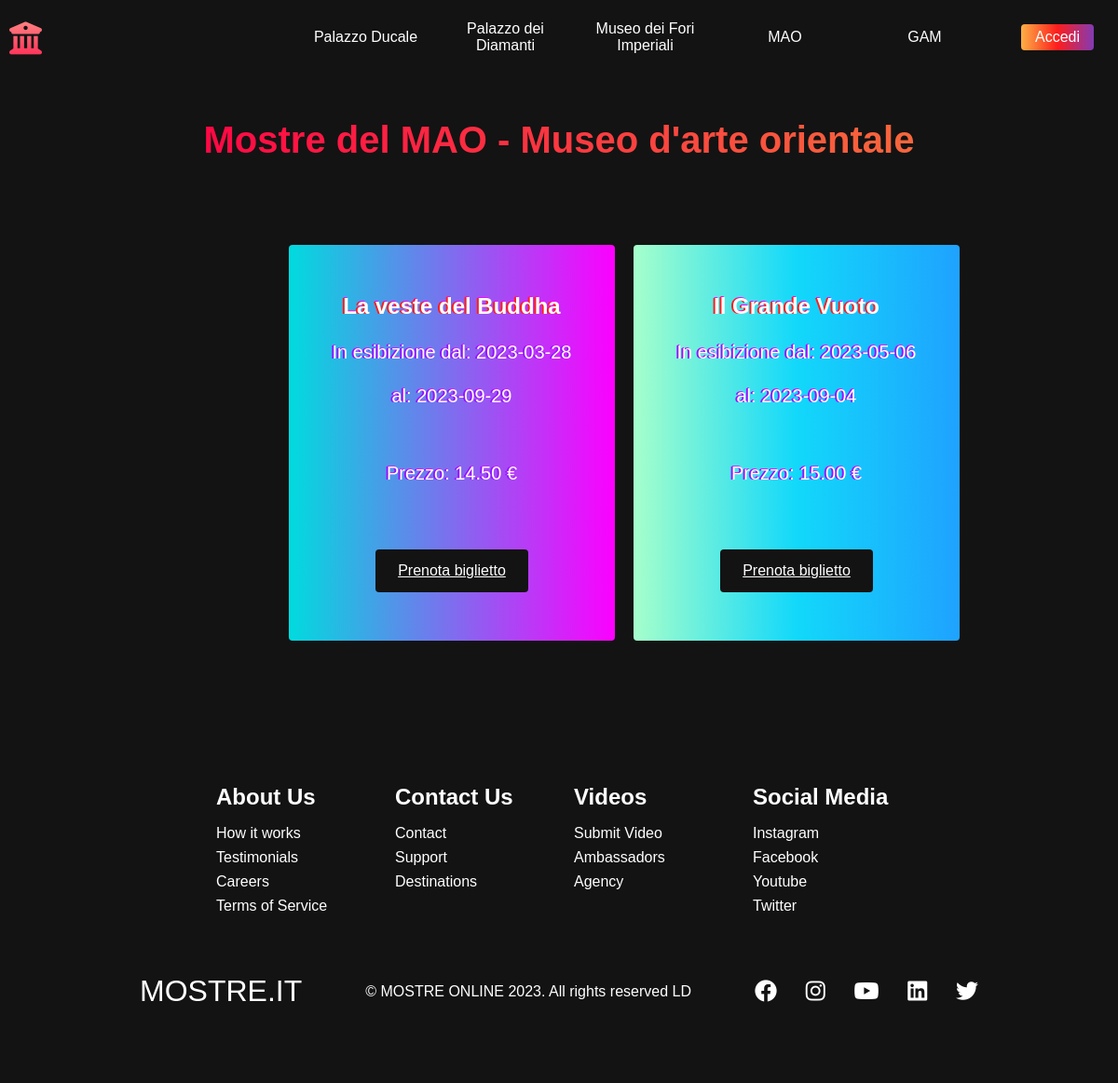
Screenshot of /views/mostre/mostre.php?id_sede=S003 with the database file from the repository.
### tables this page shows
CREATE TABLE
    `sedi` (
        `COD_SEDE` varchar(4) NOT NULL,
        `NOME` varchar(70) DEFAULT NULL,
        `INDIRIZZO` varchar(30) DEFAULT NULL,
        `CITTA` varchar(25) DEFAULT NULL,
        `PROVINCIA` varchar(2) DEFAULT NULL,
        `TELEFONO` varchar(14) DEFAULT NULL,
        `CAPIENZA` int(5) DEFAULT NULL
    );

CREATE TABLE
    `mostre` (
        `COD_MOSTRA` varchar(4) NOT NULL,
        `TITOLO` varchar(70) DEFAULT NULL,
        `DATA_INIZIO` date DEFAULT NULL,
        `DATA_FINE` date DEFAULT NULL,
        `PREZZO` decimal(4, 2) DEFAULT NULL,
        `COD_SEDE` varchar(4) NOT NULL
    );

### views/mostre/mostre.php (the view, shortened to what this page needs)
<?php
require "../../config.php";
$id_sede = $_GET['id_sede'];
?>
<?php require "../header.php"; ?>
<form action="" method="post">
    <?php $data = $pdo->query("SELECT m.*, s.NOME
                                    FROM mostre as m
                                    INNER JOIN sedi as s
                                    ON m.COD_SEDE = s.COD_SEDE
                                    WHERE s.COD_SEDE = '$id_sede'")->fetchAll(); ?>
    <div class="services" id="services">
        <?php $result = $pdo->query("SELECT * FROM sedi WHERE COD_SEDE = '$id_sede'")->fetchAll(); ?>
        <?php foreach ($result as $row) : ?>
            <h1>Mostre del <?php echo $row['NOME']; ?></h1>
        <?php endforeach; ?>
        <div class="services__wrapper">
            <?php foreach ($data as $row) : ?>
                <div class="services__card">
                    <h2><?php echo $row['TITOLO']; ?></h2>
                    <p>In esibizione dal: <?php echo $row['DATA_INIZIO'] ?></p>
                    <p>al: <?php echo $row['DATA_FINE'] ?></p>
                    <br>
                    <br>
                    <p>Prezzo: <?php echo $row['PREZZO'] ?> €</p>
                    <div class="services__btn"><a href="../prenotazioni/prenotazioni.php?id_mostra=<?php echo $row['COD_MOSTRA'] ?>">Prenota biglietto</a></div>
                </div>
            <?php endforeach; ?>
        </div>
    </div>
</form>
<?php include('../footer.php'); ?>

### assets/css/homepage.css (style rules this page uses)
* { box-sizing: border-box; margin: 0; padding: 0; font-family: "Kumbh Sans", sans-serif; scroll-behavior: smooth; }
.services { background: #131313; display: flex; flex-direction: column; justify-content: center; align-items: center; height: 100%; padding: 3rem 0; }
.services h1 { background-color: #ff8177; background-image: linear-gradient(to right, #ff0844 0%, #f7673c 100%); background-size: 100%; -webkit-background-clip: text; -moz-background-clip: text; -webkit-text-fill-color: transparent; -moz-text-fill-color: transparent; margin-bottom: 5rem; font-size: 2.5rem; }
.services__wrapper { display: grid; grid-template-rows: auto 1fr auto; grid-template-columns: 1fr 1fr; width: 50%; justify-items: center; }
.services__card { display: flex; flex-direction: column; justify-content: center; width: 350px; height: 425px; margin: 10px; border-radius: 4px; color: #fff; background-image: linear-gradient(to right, #00dbde 0%, #fc00ff 100%); transition: 0.3s ease-in; text-align: center; }
.services__card:nth-child(2) { background: #1fa2ff; background: -webkit-linear-gradient(to right, #a6ffcb, #12d8fa, #1fa2ff); background: linear-gradient(to right, #a6ffcb, #12d8fa, #1fa2ff); }
.services__card h2 { text-align: center; padding: 0 20px; text-shadow: -2px 0 #fd1d1d, -1px -1px #fc00ff; }
.services__card p { text-align: center; margin-top: 24px; font-size: 20px; text-shadow: -2px 0 #9114ff, -1px -1px #da22ff; }
.services__btn { display: flex; justify-content: center; margin-top: 70px; }
.services__card a { color: #fff; padding: 14px 24px; border: none; outline: none; border-radius: 4px; background: #131313; font-size: 1rem; }
@media screen and (max-width: 1300px) { .services__wrapper { grid-template-columns: 1fr 1fr; } }

### rows the page displays
sedi: NOME "MAO - Museo d'arte orientale"
mostre: TITOLO "La veste del Buddha", DATA_INIZIO "2023-03-28", DATA_FINE "2023-09-29", PREZZO "14.50"
mostre: TITOLO "Il Grande Vuoto", DATA_INIZIO "2023-05-06", DATA_FINE "2023-09-04", PREZZO "15.00"
